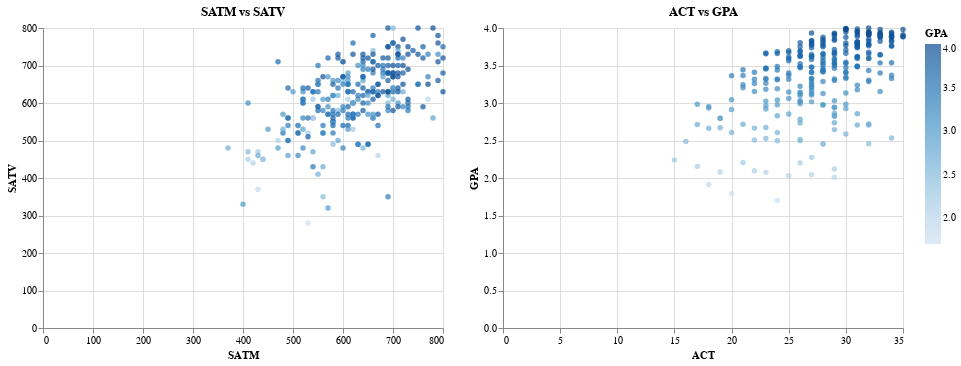

The notebook cell this image was saved under:
### Markdown cell above
## Task 2

### Scatter Plot with Linked Brushing

Visualize dataset as scatter plot with linked brushing
  - Two scatterplots
    - SATM and SATV
    - ACT and GPA
  - Linked views with brushing techniques

### Code cell
brush = alt.selection_interval()
color_condition = alt.condition(brush, 'GPA', alt.value('lightgray'))

plot_1 = alt.Chart(college_scores_df, title="SATM vs SATV").mark_point(filled=True).encode(
  x='SATM',
  y='SATV',
  color=color_condition,
  tooltip=(['SATM', 'SATV'])
).add_selection(brush)

plot_2 = alt.Chart(college_scores_df, title="ACT vs GPA").mark_point(filled=True).encode(
  x='ACT',
  y='GPA',
  color=color_condition,
  tooltip=(['ACT', 'GPA'])
).add_selection(brush)

plot_1 | plot_2

### Figure 1 — Vega-Lite specification as saved in the notebook (floating-point values rounded to 4 significant figures; data arrays with more than 128 entries replaced by an {"elided": "..."} marker saying what was removed)
{"config": {"view": {"continuousWidth": 400, "continuousHeight": 300}}, "hconcat": [{"mark": {"type": "point", "filled": true}, "encoding": {"color": {"condition": {"type": "quantitative", "field": "GPA", "selection": "selector002"}, "value": "lightgray"}, "tooltip": [{"type": "quantitative", "field": "SATM"}, {"type": "quantitative", "field": "SATV"}], "x": {"type": "quantitative", "field": "SATM"}, "y": {"type": "quantitative", "field": "SATV"}}, "selection": {"selector002": {"type": "interval"}}, "title": "SATM vs SATV"}, {"mark": {"type": "point", "filled": true}, "encoding": {"color": {"condition": {"type": "quantitative", "field": "GPA", "selection": "selector002"}, "value": "lightgray"}, "tooltip": [{"type": "quantitative", "field": "ACT"}, {"type": "quantitative", "field": "GPA"}], "x": {"type": "quantitative", "field": "ACT"}, "y": {"type": "quantitative", "field": "GPA"}}, "selection": {"selector002": {"type": "interval"}}, "title": "ACT vs GPA"}], "data": {"name": "data-9f2aafd4e23513f132c1c1349e70bd8c"}, "$schema": "https://vega.github.io/schema/vega-lite/v4.8.1.json", "datasets": {"data-9f2aafd4e23513f132c1c1349e70bd8c": {"elided": "271 records"}}}
